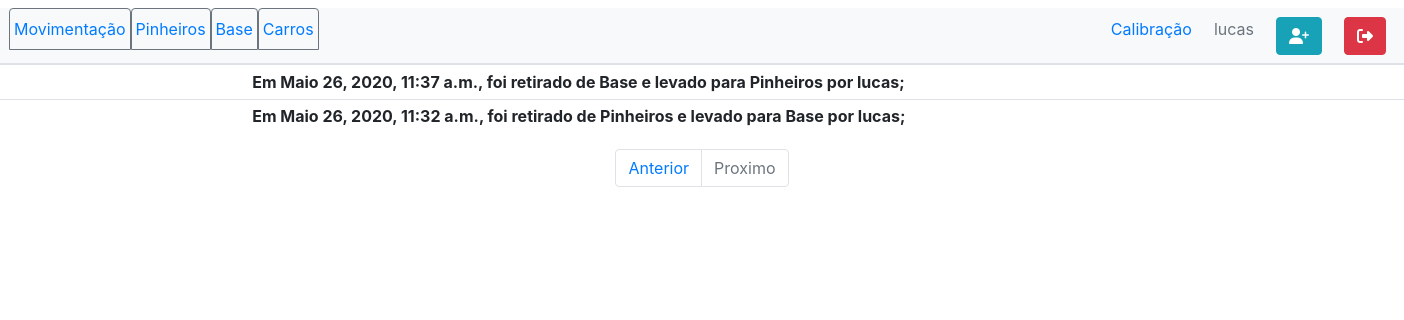
The page /log/1/?page=2 (signed in) on the database its author committed.
### CdC/models/place.py (models this page shows)
class Place(models.Model):
    name = models.CharField(max_length=30, blank=False, null=False)
    viewName=models.CharField(max_length=30, blank=False, null=False)
    def __str__(self):
        return self.name

### CdC/models/logs.py (models this page shows)
class Log(models.Model):
    code = models.IntegerField()
    type_of_log=models.IntegerField()
    origin = models.ForeignKey(Place, on_delete=models.CASCADE, related_name="OrigemLog")
    destiny = models.ForeignKey(Place, on_delete=models.CASCADE, related_name="DestinoLog")
    date = models.DateTimeField(auto_now_add=True)
    responsible = models.ForeignKey(User, on_delete=models.CASCADE)

### CdC/views/log.py (the view)
# urls.py: path('log/<int:equipment>/', LogEquipView.as_view()),
class LogEquipView(PermissionRequiredMixin, View):
	template_name = "login.html"
	permission_required = 'CdC.can_move'
	def get(self, request, equipment, *args, **kwargs):
		logs = (Log.objects.all().filter(code=equipment)).order_by("-date")
		page = request.GET.get('page',1)
		paginator = Paginator(logs, 40)
		try:
			logs_pag = paginator.page(page)
		except PageNotAnInteger:
			logs_pag = paginator.page(1)
		except EmptyPage:
			logs_pag = paginator.page(paginator.num_pages)
		context = {
			"logs":logs_pag,
			"places":Place.objects.all()
			}
		return render(request, 'log.html', context)

### CdC/templates/log.html
{% extends 'base.html' %}
{% block content %}
	<table class="table table-sm">
  <tbody>
  	{% for log in logs %}
  	{% if log.type_of_log == 1 %}
    <tr>
      <th class="text-justify" scope="row"><div class="col offset-2">Em {{ log.date }}, foi retirado de {{ log.origin }} e levado para {{ log.destiny }} por {{ log.responsible }};</div>
      </th>
    </tr>
    {% elif log.type_of_log == 2 %}
    <tr>
      <th class="text-justify" scope="row"><div class="col offset-2">Em {{ log.date }}, foi enviado de {{ log.origin }} para Calibração por {{ log.responsible }};</div></th>
    </tr>
    {% elif log.type_of_log == 3 %}
    <tr>
      <th class="text-justify" scope="row"><div class="col offset-2">Em {{ log.date }}, foi confirmado o recebimento para Calibração por {{ log.responsible }};</div></th>
    </tr>
    {% elif log.type_of_log == 4 %}
    <tr>
      <th class="text-justify" scope="row"><div class="col offset-2">Em {{ log.date }},  retornou da Calibração sendo recebido por {{ log.responsible }} e disponibilizado na Base;</div></th>
    </tr>
    {% elif log.type_of_log == 5 %}
    <tr>
      <th class="text-justify" scope="row"><div class="col offset-2">Em {{ log.date }}, foi cancelada a movimentação para calibração por {{ log.responsible }} e devolvido para {{ log.destiny }};</div></th>
    </tr>
    {% endif %}
    {% endfor %}
  </tbody>
</table>
  {% if logs.has_other_pages %}
  <nav aria-label="Page navigation example">
    <ul class="pagination justify-content-center">
      {% if logs.has_previous %}
      <li class="page-item">
        <a class="page-link" href="?page={{ logs.previous_page_number }}">Anterior</a>
      </li>
      {% else %}
      <li class="page-item disabled">
        <a class="page-link" href="#">Anterior</a>
      </li>
      {% endif %}
      {% if logs.has_next %}
        <li class="page-item">
        <a class="page-link" href="?page={{ logs.next_page_number }}">Proximo</a>
        </li>
      {% else %}
        <li class="page-item disabled">
        <a class="page-link" href="">Proximo</a>
      </li>
      {% endif %}
    </ul>
  </nav>
{% endif %}
{% endblock %}

### CdC/templates/base.html (shortened to what this page needs)
{% load static %}
<!doctype html>
<html lang="pt-br">
<head>
    <link rel="stylesheet" href="https://stackpath.bootstrapcdn.com/bootstrap/4.4.1/css/bootstrap.min.css"
>
    <link rel="stylesheet" href="{% static 'css/base.css' %}">
</head>
<body>
    <div class="row">
            <ul class="pl-4 d-flex nav nav-tabs mt-2 bg-light justify-content-between w-100">
                <div class="d-flex ">
                    <li class="nav-item">
                        <a class="pl-1 pr-1 nav-link border-secondary {% if where == 'move' %} active bg-info text-white font-italic{% endif %}"
                            href="{% url 'move' %}">Movimentação</a>
                    </li>
                    {% for place in places %}
                    <li class="nav-item">
                        <a class="pl-1 pr-1 nav-link border-secondary {% if where == place.name %} active bg-info text-white font-italic{% endif %}" href="/equipment/{{ place.name }}">{{ place.name }}</a>
                    </li>
                    {% endfor %}
                    <li class="nav-item">
                        <a class=" pl-1 pr-1 nav-link border-secondary {% if where == 'cars' %} active bg-info text-white font-italic{% endif %}" href="/CARS">Carros</a>
                    </li>
                </div>
                <div class="d-flex pr-3">
                    {% if perms.CdC.can_receive %}
                    <li class="nav-item">
                        <a class="nav-link pl-1 pr-1{% if where == 'Calibration' %} active bg-info text-white font-italic{% endif %}"
                            href="/Calibration">Calibração</a>
                    </li>
                    {% endif %}
                    <li class="nav-item">
                        <a class="nav-link disabled" href="#" tabindex="-1" aria-disabled="true">{{ user.username }}</a>
                    </li>
                    {% if perms.CdC.can_see_log %}
                    <li class="nav-item">
                        <a class="nav-link pl-1 pr-1 {% if where == 'add_user' %} active bg-info text-white font-italic{% endif %}" href="/user/adduser/"><button
                                class="btn btn-info"><i class="fas fa-user-plus"></i></button></a>
                    </li>
                    {% endif %}
                    <li class="nav-item">
                        <a class="nav-link" href="{% url 'logout' %}"><button class="btn btn-danger"><i
                                    class="fas fa-sign-out-alt"></i></button></a>
                    </li>
                </div>
            </ul>
    </div>
    {% block content %}{% endblock content %}
</body>
</html>

### rows shown on the page
Place: name "Pinheiros"
Place: name "Base"
Log: date "Maio 26, 2020, 11:37 a.m.", origin "Base", destiny "Pinheiros", responsible "lucas"
Log: date "Maio 26, 2020, 11:32 a.m.", origin "Pinheiros", destiny "Base", responsible "lucas"

### other values the page prints
{{ user.username }} "lucas"
